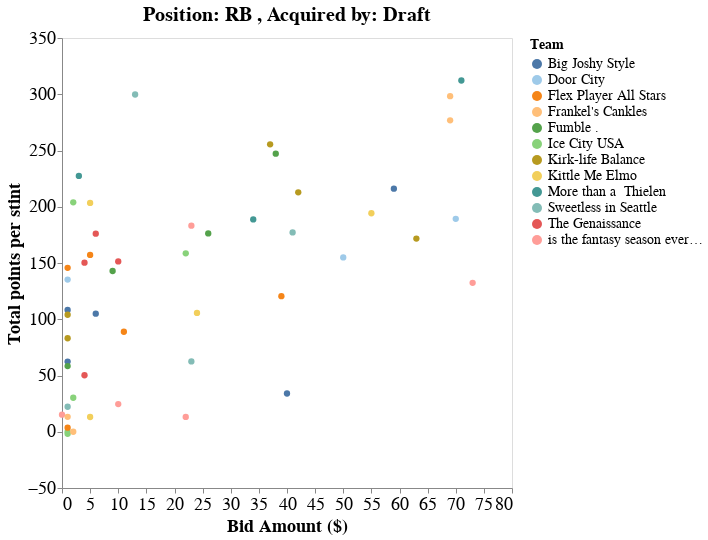

Source (notebook cell):
### Markdown cell above
Running Backs in the Draft

### Code cell
plot_title,chart = scatterplot_acquisitions(df_stints, position='RB', acq_by_draft=True)
chart

### Figure 1 — Vega-Lite specification as saved in the notebook (floating-point values rounded to 4 significant figures)
{"config": {"view": {"continuousWidth": 400, "continuousHeight": 300}, "axis": {"labelFontSize": 18, "titleFontSize": 18}, "legend": {"labelFontSize": 14, "titleFontSize": 14}, "title": {"fontSize": 20}}, "data": {"name": "data-34e757ebd2e3ecb8248d264e5ff772d1"}, "mark": {"type": "circle", "size": 40}, "encoding": {"color": {"condition": {"field": "Team", "scale": {"scheme": "tableau20"}, "type": "nominal", "selection": "selector001"}, "value": "lightgray"}, "opacity": {"condition": {"value": 1, "selection": "selector001"}, "value": 0.1}, "tooltip": [{"field": "Player", "type": "nominal"}, {"field": "Team", "type": "nominal"}, {"field": "Bid Amount ($)", "type": "quantitative"}, {"field": "Total points per stint", "type": "quantitative"}], "x": {"axis": {"grid": false}, "field": "Bid Amount ($)", "type": "quantitative"}, "y": {"axis": {"grid": false}, "field": "Total points per stint", "type": "quantitative"}}, "height": 450, "selection": {"selector001": {"type": "multi", "fields": ["Team"], "bind": "legend"}}, "title": "Position: RB , Acquired by: Draft", "width": 450, "$schema": "https://vega.github.io/schema/vega-lite/v4.17.0.json", "datasets": {"data-34e757ebd2e3ecb8248d264e5ff772d1": [{"Stint_id": 2, "Player": "AJ Dillon", "Team": "The Genaissance", "ProTeam": "GB", "Added": "2022-09-07T00:00:00", "Bid Amount ($)": 4, "Dropped": "", "Stint (wks)": [1, 2, 3, 4, 5, 6, 7, 8, 9, 10, 11, 12, 13, 15, 16, 17, 18], "Position": "RB", "Drafted": true, "Total points per stint": 150.3}, {"Stint_id": 3, "Player": "Aaron Jones", "Team": "Kirk-life Balance", "ProTeam": "GB", "Added": "2022-09-07T00:00:00", "Bid Amount ($)": 42, "Dropped": "", "Stint (wks)": [1, 2, 3, 4, 5, 6, 7, 8, 9, 10, 11, 12, 13, 15, 16, 17, 18], "Position": "RB", "Drafted": true, "Total points per stint": 212.8}, {"Stint_id": 8, "Player": "Alexander Mattison", "Team": "Big Joshy Style", "ProTeam": "MIN", "Added": "2022-09-07T00:00:00", "Bid Amount ($)": 1, "Dropped": "", "Stint (wks)": [1, 2, 3, 4, 5, 6, 8, 9, 10, 11, 12, 13, 14, 15, 16, 17, 18], "Position": "RB", "Drafted": true, "Total points per stint": 62.4}, {"Stint_id": 14, "Player": "Alvin Kamara", "Team": "Kirk-life Balance", "ProTeam": "NO", "Added": "2022-09-07T00:00:00", "Bid Amount ($)": 63, "Dropped": "", "Stint (wks)": [1, 2, 3, 4, 5, 6, 7, 8, 9, 10, 11, 12, 13, 15, 16, 17, 18], "Position": "RB", "Drafted": true, "Total points per stint": 171.7}, {"Stint_id": 17, "Player": "Antonio Gibson", "Team": "Fumble .", "ProTeam": "WSH", "Added": "2022-09-07T00:00:00", "Bid Amount ($)": 9, "Dropped": "", "Stint (wks)": [1, 2, 3, 4, 5, 6, 7, 8, 9, 10, 11, 12, 13, 15, 16, 17, 18], "Position": "RB", "Drafted": true, "Total points per stint": 142.9}, {"Stint_id": 18, "Player": "Austin Ekeler", "Team": "More than a  Thielen", "ProTeam": "LAC", "Added": "2022-09-07T00:00:00", "Bid Amount ($)": 71, "Dropped": "", "Stint (wks)": [1, 2, 3, 4, 5, 6, 7, 9, 10, 11, 12, 13, 14, 15, 16, 17, 18], "Position": "RB", "Drafted": true, "Total points per stint": 312.2}, {"Stint_id": 33, "Player": "Breece Hall", "Team": "Kittle Me Elmo", "ProTeam": "NYJ", "Added": "2022-09-07T00:00:00", "Bid Amount ($)": 24, "Dropped": "2022-10-25T00:00:00", "Stint (wks)": [1, 2, 3, 4, 5, 6, 7], "Position": "RB", "Drafted": true, "Total points per stint": 105.6}, {"Stint_id": 36, "Player": "Brian Robinson Jr.", "Team": "Big Joshy Style", "ProTeam": "WSH", "Added": "2022-09-07T00:00:00", "Bid Amount ($)": 1, "Dropped": "", "Stint (wks)": [1, 2, 3, 4, 5, 6, 7, 8, 9, 10, 11, 12, 13, 15, 16, 17, 18], "Position": "RB", "Drafted": true, "Total points per stint": 108.2}, {"Stint_id": 51, "Player": "Cam Akers", "Team": "Flex Player All Stars", "ProTeam": "LAR", "Added": "2022-09-07T00:00:00", "Bid Amount ($)": 39, "Dropped": "", "Stint (wks)": [1, 2, 3, 4, 5, 6, 8, 9, 10, 11, 12, 13, 14, 15, 16, 17, 18], "Position": "RB", "Drafted": true, "Total points per stint": 120.5}, {"Stint_id": 61, "Player": "Chase Edmonds", "Team": "Kittle Me Elmo", "ProTeam": "DEN", "Added": "2022-09-07T00:00:00", "Bid Amount ($)": 5, "Dropped": "2022-09-23T00:00:00", "Stint (wks)": [1, 2], "Position": "RB", "Drafted": true, "Total points per stint": 13.1}, {"Stint_id": 62, "Player": "Chase Edmonds", "Team": "is the fantasy season everett?", "ProTeam": "DEN", "Added": "2022-09-28T00:00:00", "Bid Amount ($)": 22, "Dropped": "2022-10-19T00:00:00", "Stint (wks)": [4, 5, 6], "Position": "RB", "Drafted": true, "Total points per stint": 13.2}, {"Stint_id": 72, "Player": "Christian McCaffrey", "Team": "Frankel's Cankles", "ProTeam": "SF", "Added": "2022-09-07T00:00:00", "Bid Amount ($)": 69, "Dropped": "", "Stint (wks)": [1, 2, 3, 4, 5, 6, 7, 8, 10, 11, 12, 13, 14, 15, 16, 17, 18], "Position": "RB", "Drafted": true, "Total points per stint": 298.3}, {"Stint_id": 76, "Player": "Clyde Edwards-Helaire", "Team": "Flex Player All Stars", "ProTeam": "KC", "Added": "2022-09-07T00:00:00", "Bid Amount ($)": 11, "Dropped": "2022-11-16T00:00:00", "Stint (wks)": [1, 2, 3, 4, 5, 6, 7, 9, 10], "Position": "RB", "Drafted": true, "Total points per stint": 88.9}, {"Stint_id": 86, "Player": "Cordarrelle Patterson", "Team": "Door City", "ProTeam": "ATL", "Added": "2022-09-07T00:00:00", "Bid Amount ($)": 1, "Dropped": "", "Stint (wks)": [1, 2, 3, 4, 5, 6, 7, 8, 9, 10, 11, 12, 13, 15, 16, 17, 18], "Position": "RB", "Drafted": true, "Total points per stint": 135.3}, {"Stint_id": 90, "Player": "D'Andre Swift", "Team": "Door City", "ProTeam": "DET", "Added": "2022-09-07T00:00:00", "Bid Amount ($)": 50, "Dropped": "", "Stint (wks)": [1, 2, 3, 4, 5, 7, 8, 9, 10, 11, 12, 13, 14, 15, 16, 17, 18], "Position": "RB", "Drafted": true, "Total points per stint": 155.0}, {"Stint_id": 102, "Player": "Dalvin Cook", "Team": "Big Joshy Style", "ProTeam": "MIN", "Added": "2022-09-07T00:00:00", "Bid Amount ($)": 59, "Dropped": "", "Stint (wks)": [1, 2, 3, 4, 5, 6, 8, 9, 10, 11, 12, 13, 14, 15, 16, 17, 18], "Position": "RB", "Drafted": true, "Total points per stint": 216.1}, {"Stint_id": 103, "Player": "Dameon Pierce", "Team": "The Genaissance", "ProTeam": "HOU", "Added": "2022-09-07T00:00:00", "Bid Amount ($)": 10, "Dropped": "", "Stint (wks)": [1, 2, 3, 4, 5, 7, 8, 9, 10, 11, 12, 13, 14, 15, 16, 17, 18], "Position": "RB", "Drafted": true, "Total points per stint": 151.4}, {"Stint_id": 104, "Player": "Damien Harris", "Team": "Fumble .", "ProTeam": "NE", "Added": "2022-09-07T00:00:00", "Bid Amount ($)": 1, "Dropped": "2022-11-02T00:00:00", "Stint (wks)": [1, 2, 3, 4, 5, 6, 7, 8], "Position": "RB", "Drafted": true, "Total points per stint": 58.4}, {"Stint_id": 105, "Player": "Damien Harris", "Team": "Ice City USA", "ProTeam": "NE", "Added": "2022-12-15T00:00:00", "Bid Amount ($)": 1, "Dropped": "2022-12-18T00:00:00", "Stint (wks)": [], "Position": "RB", "Drafted": true, "Total points per stint": 0.0}, {"Stint_id": 118, "Player": "David Montgomery", "Team": "Ice City USA", "ProTeam": "CHI", "Added": "2022-09-07T00:00:00", "Bid Amount ($)": 22, "Dropped": "", "Stint (wks)": [1, 2, 3, 4, 5, 6, 7, 8, 9, 10, 11, 12, 13, 15, 16, 17, 18], "Position": "RB", "Drafted": true, "Total points per stint": 158.6}, {"Stint_id": 136, "Player": "Derrick Henry", "Team": "Frankel's Cankles", "ProTeam": "TEN", "Added": "2022-09-07T00:00:00", "Bid Amount ($)": 69, "Dropped": "", "Stint (wks)": [1, 2, 3, 4, 5, 7, 8, 9, 10, 11, 12, 13, 14, 15, 16, 17, 18], "Position": "RB", "Drafted": true, "Total points per stint": 276.8}, {"Stint_id": 141, "Player": "Devin Singletary", "Team": "Flex Player All Stars", "ProTeam": "BUF", "Added": "2022-09-07T00:00:00", "Bid Amount ($)": 5, "Dropped": "", "Stint (wks)": [1, 2, 3, 4, 5, 6, 8, 9, 10, 11, 12, 13, 14, 15, 16, 18], "Position": "RB", "Drafted": true, "Total points per stint": 157.2}, {"Stint_id": 153, "Player": "Elijah Mitchell", "Team": "is the fantasy season everett?", "ProTeam": "SF", "Added": "2022-09-07T00:00:00", "Bid Amount ($)": 10, "Dropped": "", "Stint (wks)": [1, 2, 3, 4, 5, 6, 7, 8, 10, 11, 12, 13, 14, 15, 16, 17, 18], "Position": "RB", "Drafted": true, "Total points per stint": 24.6}, {"Stint_id": 163, "Player": "Ezekiel Elliott", "Team": "Fumble .", "ProTeam": "DAL", "Added": "2022-09-07T00:00:00", "Bid Amount ($)": 26, "Dropped": "", "Stint (wks)": [1, 2, 3, 4, 5, 6, 7, 8, 10, 11, 12, 13, 14, 15, 16, 17, 18], "Position": "RB", "Drafted": true, "Total points per stint": 176.3}, {"Stint_id": 202, "Player": "J.K. Dobbins", "Team": "Sweetless in Seattle", "ProTeam": "BAL", "Added": "2022-09-07T00:00:00", "Bid Amount ($)": 23, "Dropped": "2022-12-20T00:00:00", "Stint (wks)": [1, 2, 3, 4, 5, 6, 7, 8, 9, 11, 12, 13, 14, 15], "Position": "RB", "Drafted": true, "Total points per stint": 62.5}, {"Stint_id": 203, "Player": "J.K. Dobbins", "Team": "is the fantasy season everett?", "ProTeam": "BAL", "Added": "2022-12-20T00:00:00", "Bid Amount ($)": 0, "Dropped": "", "Stint (wks)": [16, 17, 18], "Position": "RB", "Drafted": true, "Total points per stint": 15.2}, {"Stint_id": 213, "Player": "James Conner", "Team": "Sweetless in Seattle", "ProTeam": "ARI", "Added": "2022-09-07T00:00:00", "Bid Amount ($)": 41, "Dropped": "", "Stint (wks)": [1, 2, 3, 4, 5, 6, 7, 8, 9, 10, 11, 12, 14, 15, 16, 17, 18], "Position": "RB", "Drafted": true, "Total points per stint": 177.2}, {"Stint_id": 214, "Player": "James Cook", "Team": "Ice City USA", "ProTeam": "BUF", "Added": "2022-09-07T00:00:00", "Bid Amount ($)": 1, "Dropped": "2022-09-14T00:00:00", "Stint (wks)": [1], "Position": "RB", "Drafted": true, "Total points per stint": -1.8}, {"Stint_id": 215, "Player": "James Cook", "Team": "Ice City USA", "ProTeam": "BUF", "Added": "2022-12-07T00:00:00", "Bid Amount ($)": 2, "Dropped": "", "Stint (wks)": [14, 15, 16, 18], "Position": "RB", "Drafted": true, "Total points per stint": 30.2}, {"Stint_id": 216, "Player": "James Robinson", "Team": "Kirk-life Balance", "ProTeam": "NYJ", "Added": "2022-09-07T00:00:00", "Bid Amount ($)": 1, "Dropped": "", "Stint (wks)": [1, 2, 3, 4, 5, 6, 7, 8, 9, 11, 12, 13, 14, 15, 16, 17, 18], "Position": "RB", "Drafted": true, "Total points per stint": 83.1}, {"Stint_id": 223, "Player": "Javonte Williams", "Team": "Big Joshy Style", "ProTeam": "DEN", "Added": "2022-09-07T00:00:00", "Bid Amount ($)": 40, "Dropped": "", "Stint (wks)": [1, 2, 3, 4, 5, 6, 7, 8, 10, 11, 12, 13, 14, 15, 16, 17, 18], "Position": "RB", "Drafted": true, "Total points per stint": 34.0}, {"Stint_id": 236, "Player": "Joe Mixon", "Team": "Kittle Me Elmo", "ProTeam": "CIN", "Added": "2022-09-07T00:00:00", "Bid Amount ($)": 55, "Dropped": "", "Stint (wks)": [1, 2, 3, 4, 5, 6, 7, 8, 9, 11, 12, 13, 14, 15, 16, 18], "Position": "RB", "Drafted": true, "Total points per stint": 194.2}, {"Stint_id": 237, "Player": "Jonathan Taylor", "Team": "is the fantasy season everett?", "ProTeam": "IND", "Added": "2022-09-07T00:00:00", "Bid Amount ($)": 73, "Dropped": "", "Stint (wks)": [1, 2, 3, 4, 5, 6, 7, 8, 9, 10, 11, 12, 13, 15, 16, 17, 18], "Position": "RB", "Drafted": true, "Total points per stint": 132.4}, {"Stint_id": 241, "Player": "Josh Jacobs", "Team": "Sweetless in Seattle", "ProTeam": "OAK", "Added": "2022-09-07T00:00:00", "Bid Amount ($)": 13, "Dropped": "", "Stint (wks)": [1, 2, 3, 4, 5, 7, 8, 9, 10, 11, 12, 13, 14, 15, 16, 17, 18], "Position": "RB", "Drafted": true, "Total points per stint": 299.8}, {"Stint_id": 257, "Player": "Kareem Hunt", "Team": "Big Joshy Style", "ProTeam": "CLE", "Added": "2022-09-07T00:00:00", "Bid Amount ($)": 6, "Dropped": "", "Stint (wks)": [1, 2, 3, 4, 5, 6, 7, 8, 10, 11, 12, 13, 14, 15, 16, 17, 18], "Position": "RB", "Drafted": true, "Total points per stint": 105.0}, {"Stint_id": 259, "Player": "Kenneth Walker III", "Team": "The Genaissance", "ProTeam": "SEA", "Added": "2022-09-07T00:00:00", "Bid Amount ($)": 6, "Dropped": "", "Stint (wks)": [1, 2, 3, 4, 5, 6, 7, 8, 9, 10, 12, 13, 14, 15, 16, 17, 18], "Position": "RB", "Drafted": true, "Total points per stint": 176.1}, {"Stint_id": 270, "Player": "Leonard Fournette", "Team": "More than a  Thielen", "ProTeam": "TB", "Added": "2022-09-07T00:00:00", "Bid Amount ($)": 34, "Dropped": "", "Stint (wks)": [1, 2, 3, 4, 5, 6, 7, 8, 9, 10, 12, 13, 14, 15, 16, 17, 18], "Position": "RB", "Drafted": true, "Total points per stint": 188.7}, {"Stint_id": 274, "Player": "Mark Ingram II", "Team": "Frankel's Cankles", "ProTeam": "NO", "Added": "2022-09-07T00:00:00", "Bid Amount ($)": 2, "Dropped": "2022-09-06T00:00:00", "Stint (wks)": [], "Position": "RB", "Drafted": true, "Total points per stint": 0.0}, {"Stint_id": 275, "Player": "Mark Ingram II", "Team": "Flex Player All Stars", "ProTeam": "NO", "Added": "2022-10-08T00:00:00", "Bid Amount ($)": 1, "Dropped": "2022-10-12T00:00:00", "Stint (wks)": [5], "Position": "RB", "Drafted": true, "Total points per stint": 3.6}, {"Stint_id": 287, "Player": "Michael Carter", "Team": "Kirk-life Balance", "ProTeam": "NYJ", "Added": "2022-09-07T00:00:00", "Bid Amount ($)": 1, "Dropped": "", "Stint (wks)": [1, 2, 3, 4, 5, 6, 7, 8, 9, 11, 12, 13, 14, 15, 16, 17, 18], "Position": "RB", "Drafted": true, "Total points per stint": 104.0}, {"Stint_id": 299, "Player": "Miles Sanders", "Team": "Kittle Me Elmo", "ProTeam": "PHI", "Added": "2022-09-07T00:00:00", "Bid Amount ($)": 5, "Dropped": "", "Stint (wks)": [1, 2, 3, 4, 5, 6, 8, 9, 10, 11, 12, 13, 14, 15, 16, 17, 18], "Position": "RB", "Drafted": true, "Total points per stint": 203.4}, {"Stint_id": 300, "Player": "Najee Harris", "Team": "Door City", "ProTeam": "PIT", "Added": "2022-09-07T00:00:00", "Bid Amount ($)": 70, "Dropped": "", "Stint (wks)": [1, 2, 3, 4, 5, 6, 7, 8, 10, 11, 12, 13, 14, 15, 16, 17, 18], "Position": "RB", "Drafted": true, "Total points per stint": 189.3}, {"Stint_id": 301, "Player": "Nick Chubb", "Team": "Fumble .", "ProTeam": "CLE", "Added": "2022-09-07T00:00:00", "Bid Amount ($)": 38, "Dropped": "", "Stint (wks)": [1, 2, 3, 4, 5, 6, 7, 8, 10, 11, 12, 13, 14, 15, 16, 17, 18], "Position": "RB", "Drafted": true, "Total points per stint": 247.2}, {"Stint_id": 308, "Player": "Nyheim Hines", "Team": "Sweetless in Seattle", "ProTeam": "BUF", "Added": "2022-09-07T00:00:00", "Bid Amount ($)": 1, "Dropped": "2022-10-12T00:00:00", "Stint (wks)": [1, 2, 3, 4, 5], "Position": "RB", "Drafted": true, "Total points per stint": 22.2}, {"Stint_id": 309, "Player": "Nyheim Hines", "Team": "Frankel's Cankles", "ProTeam": "BUF", "Added": "2022-10-14T00:00:00", "Bid Amount ($)": 1, "Dropped": "2022-11-16T00:00:00", "Stint (wks)": [6, 8, 9, 10], "Position": "RB", "Drafted": true, "Total points per stint": 13.3}, {"Stint_id": 326, "Player": "Raheem Mostert", "Team": "Flex Player All Stars", "ProTeam": "MIA", "Added": "2022-09-07T00:00:00", "Bid Amount ($)": 1, "Dropped": "", "Stint (wks)": [1, 2, 3, 4, 5, 6, 7, 8, 9, 10, 12, 13, 14, 15, 16, 17, 18], "Position": "RB", "Drafted": true, "Total points per stint": 145.7}, {"Stint_id": 331, "Player": "Rashaad Penny", "Team": "The Genaissance", "ProTeam": "SEA", "Added": "2022-09-07T00:00:00", "Bid Amount ($)": 4, "Dropped": "2022-10-11T00:00:00", "Stint (wks)": [1, 2, 3, 4, 5], "Position": "RB", "Drafted": true, "Total points per stint": 50.2}, {"Stint_id": 338, "Player": "Rhamondre Stevenson", "Team": "Ice City USA", "ProTeam": "NE", "Added": "2022-09-07T00:00:00", "Bid Amount ($)": 2, "Dropped": "", "Stint (wks)": [1, 2, 3, 4, 5, 6, 7, 8, 9, 11, 12, 13, 14, 15, 16, 17, 18], "Position": "RB", "Drafted": true, "Total points per stint": 203.9}, {"Stint_id": 354, "Player": "Saquon Barkley", "Team": "Kirk-life Balance", "ProTeam": "NYG", "Added": "2022-09-07T00:00:00", "Bid Amount ($)": 37, "Dropped": "", "Stint (wks)": [1, 2, 3, 4, 5, 6, 7, 8, 10, 11, 12, 13, 14, 15, 16, 17, 18], "Position": "RB", "Drafted": true, "Total points per stint": 255.5}, {"Stint_id": 369, "Player": "Tony Pollard", "Team": "More than a  Thielen", "ProTeam": "DAL", "Added": "2022-09-07T00:00:00", "Bid Amount ($)": 3, "Dropped": "", "Stint (wks)": [1, 2, 3, 4, 5, 6, 7, 8, 10, 11, 12, 13, 14, 15, 16, 17, 18], "Position": "RB", "Drafted": true, "Total points per stint": 227.4}, {"Stint_id": 370, "Player": "Travis Etienne Jr.", "Team": "is the fantasy season everett?", "ProTeam": "JAX", "Added": "2022-09-07T00:00:00", "Bid Amount ($)": 23, "Dropped": "", "Stint (wks)": [1, 2, 3, 4, 5, 6, 7, 8, 9, 10, 12, 13, 14, 15, 16, 17, 18], "Position": "RB", "Drafted": true, "Total points per stint": 183.2}]}}
